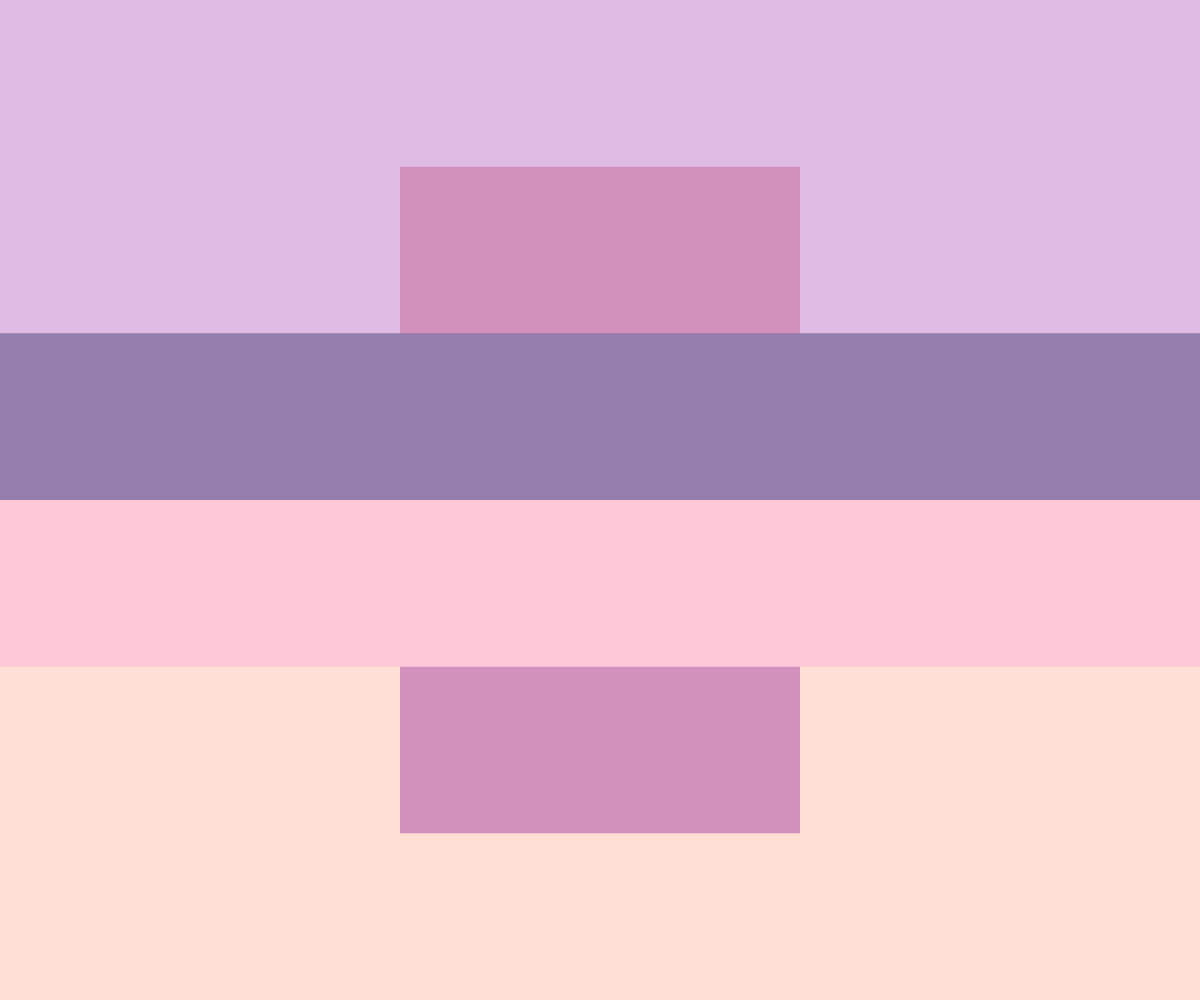
Frame 1 (no input)
Frame 60 (no input): identical to frame 1, image omitted
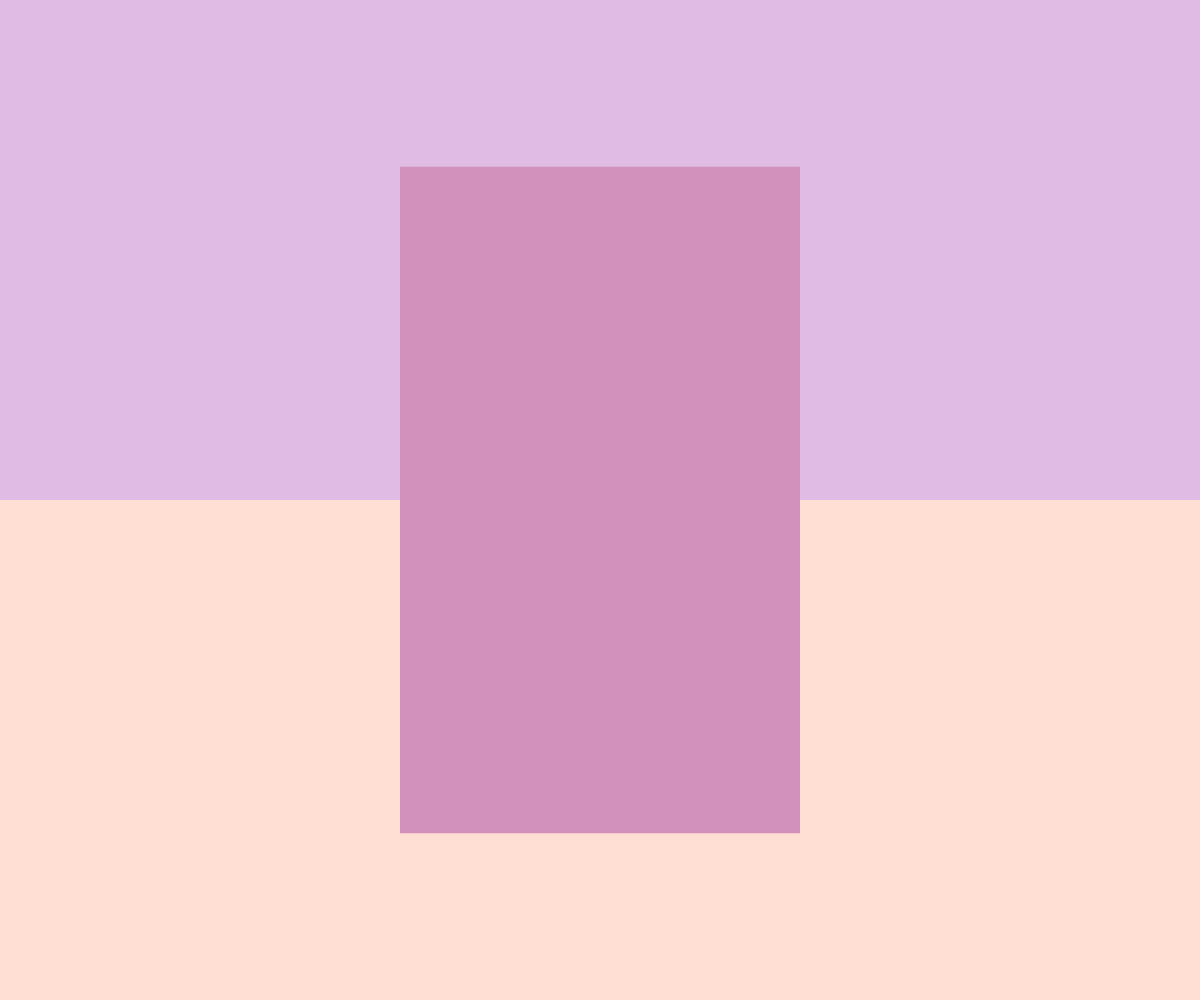
Frame 120 (the mouse pressed at the canvas centre since frame 60)

The p5.js sketch that drew these frames (run headless with seeded random() and noise() and a simulated clock; from frame 60 on, the mouse is pressed at the canvas centre):

// p5.js sketch
// ── sketch.js

let clrs = [
'#E0BBE4', //top 0
'#957DAD', //middle top 1
'#D291BC', //middle strip 2
'#FEC8D8', //middle bottom 3
'#FFDFD3' //bottom 4
]


function setup() {
  createCanvas(windowWidth, windowHeight);
  noStroke();
}

function draw() {
 background(220);
 canvasRect(clrs[4], height/2, height/2, false);
 canvasRect(clrs[0], height/2, 0, false);
 fill(clrs[2]); 
 rect(width * 1/3, height * 1/6, width * 1/3, height * 2/3); 
 canvasRect(clrs[1], height/6, height/3, true);
 canvasRect(clrs[3], height/6, height/2, true);


}

function canvasRect(clr, hgt, y_offset, clickable) {
	fill(clr);
	if((clickable == true) && (mouseIsPressed == false)){
		rect(0, y_offset, width, hgt);
	} 
	if(clickable == false){
		rect(0, y_offset, width, hgt);
	}
}
